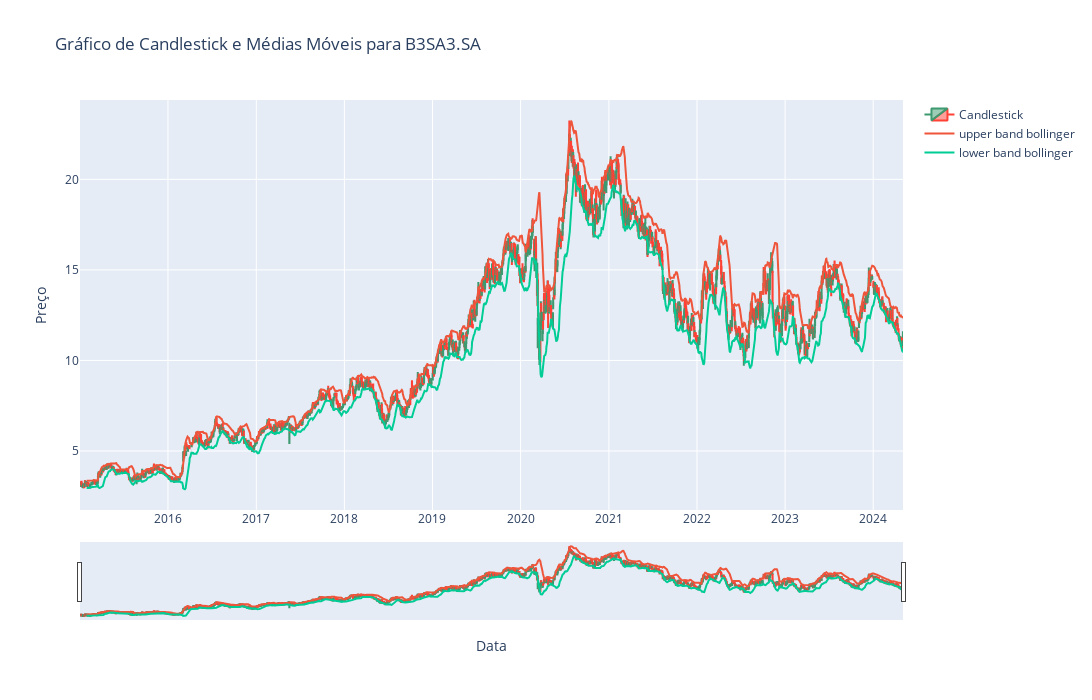

This figure's notebook cell:
### Code cell
# Cria um gráfico de candlestick usando o Plotly
fig = go.Figure(data=[go.Candlestick(x=df.index,
                open=df['Open'],
                high=df['High'],
                low=df['Low'],
                close=df['Close'],
                name='Candlestick')])

# Adiciona as médias móveis ao gráfico
fig.add_trace(go.Scatter(x=df.index, y=df['upper_band_bollinger'], mode='lines', name='upper band bollinger'))
fig.add_trace(go.Scatter(x=df.index, y=df['lower_band_bollinger'], mode='lines', name='lower band bollinger'))


if ticker=="^BVSP":
    ticker='IBOV'

# Configura o layout do gráfico
fig.update_layout(
    width=1500,
    height=700,
    title=f"Gráfico de Candlestick e Médias Móveis para {ticker}",
    xaxis_title="Data",
    yaxis_title="Preço",
    showlegend=True
)

# Exibe o gráfico
fig.show()

### Figure 1 — Plotly figure (JSON) as saved in the notebook; plotly's stock layout.template omitted (floating-point values rounded to 4 significant figures; data arrays with more than 128 entries replaced by an {"elided": "..."} marker saying what was removed)
{"data": [{"close": {"elided": "2321 float values"}, "high": {"elided": "2321 float values"}, "low": {"elided": "2321 float values"}, "name": "Candlestick", "open": {"elided": "2321 float values"}, "type": "candlestick", "x": {"elided": "2321 str values"}}, {"mode": "lines", "name": "upper band bollinger", "type": "scatter", "x": {"elided": "2321 str values"}, "y": {"elided": "2321 float values"}}, {"mode": "lines", "name": "lower band bollinger", "type": "scatter", "x": {"elided": "2321 str values"}, "y": {"elided": "2321 float values"}}], "layout": {"height": 700, "showlegend": true, "title": {"text": "Gráfico de Candlestick e Médias Móveis para B3SA3.SA"}, "width": 1500, "xaxis": {"title": {"text": "Data"}}, "yaxis": {"title": {"text": "Preço"}}}}
